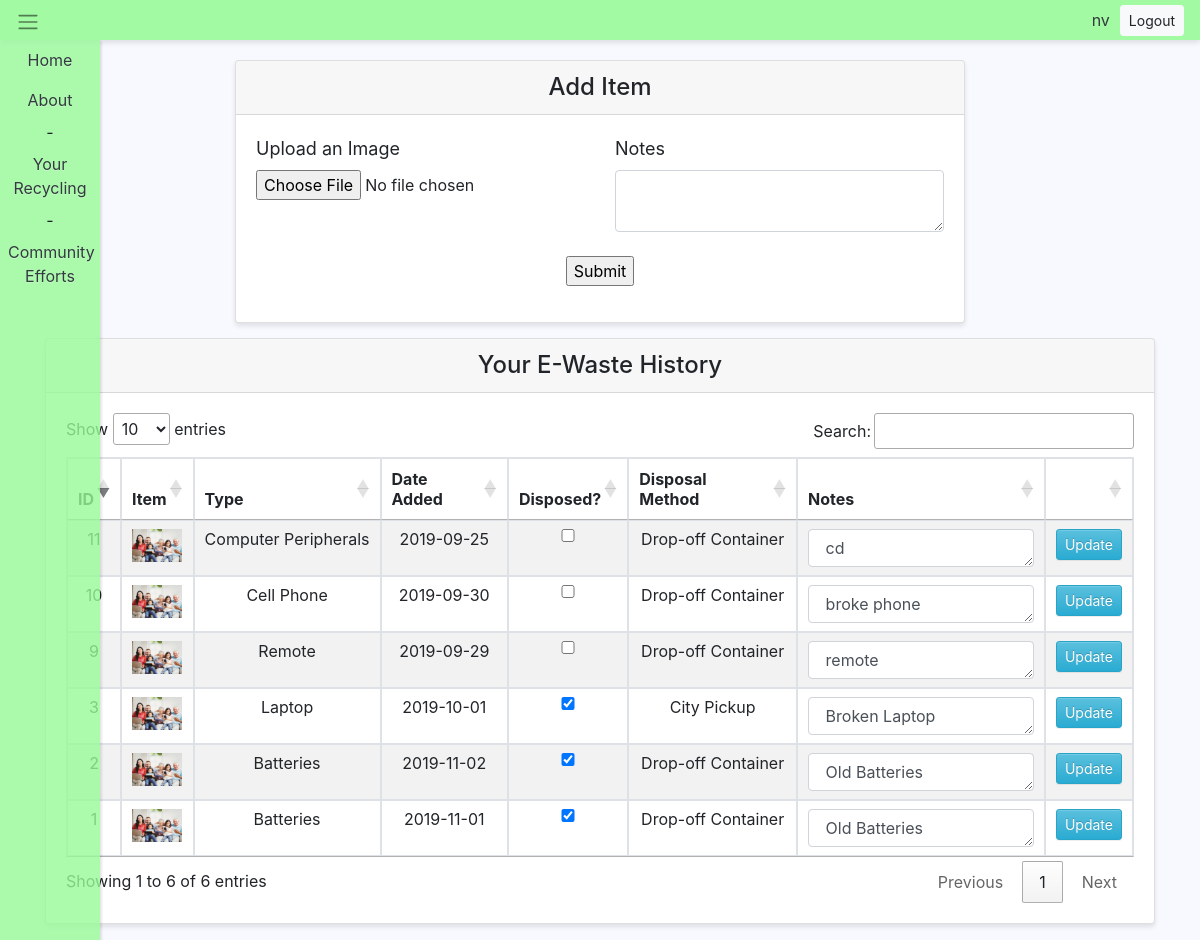
Before: /user_classifier (signed in) with the older database file.
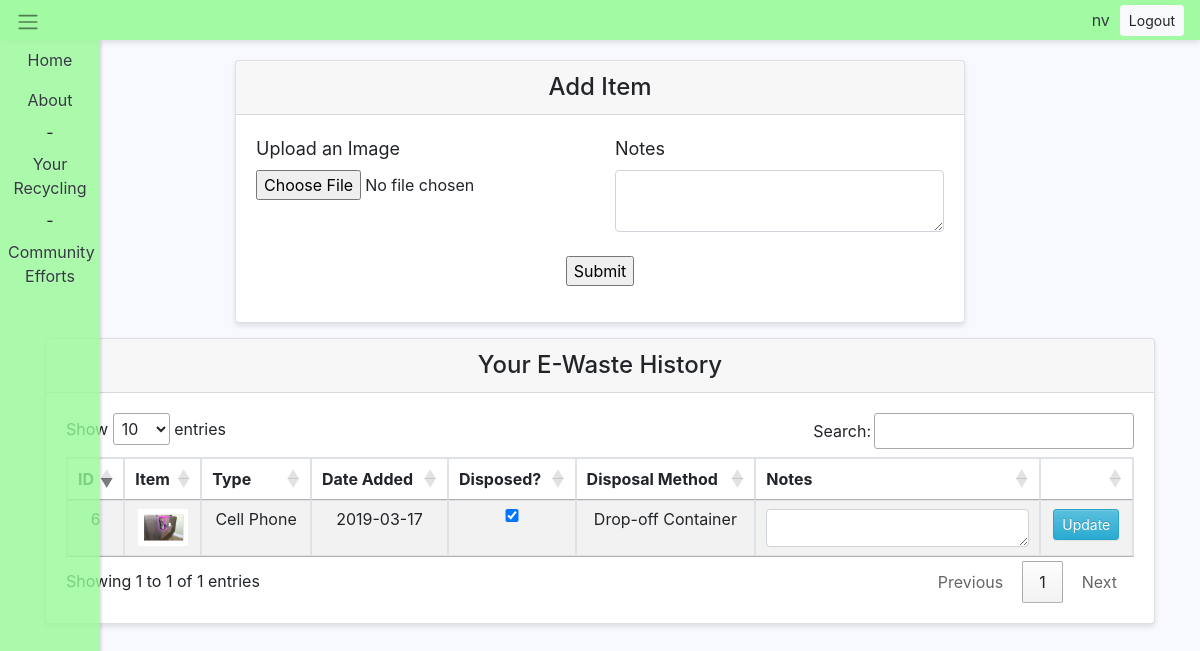
After: the same page with the newer database file.
### tables this page shows
CREATE TABLE Items (
	ID integer PRIMARY KEY AUTOINCREMENT,
	DateAdded date,
	DateDisposed date,
	User integer,
	Type integer,
	Notes string,
    Image string
);

CREATE TABLE ItemTypes (
	ID integer PRIMARY KEY AUTOINCREMENT,
	Category string,
	DisposalType integer
);

CREATE TABLE DisposalTypes (
	ID integer PRIMARY KEY AUTOINCREMENT,
	Type string
);

### controllers/upload.py (the view, shortened to what this page needs)
@upload.route('/user_classifier', methods = ['GET', 'POST'])
def user_classifier():
	if 'userid' not in session:
		return redirect('/login')
	conn = sqlite3.connect("ewaste_data.db")
	cursor = conn.cursor()
	classes = None
	filename = None
	scroll = None
	exec_string = """
	SELECT  i.ID,
			i.Image,
			it.Category,
			DateAdded,
			DateDisposed,
			dt.Type,
			Notes,
			u.FirstName + " " + u.LastName AS User
	FROM Items AS i
	INNER JOIN
		Users AS u ON u.ID = i.User
	INNER JOIN
		ItemTypes AS it ON it.ID = i.Type
	INNER JOIN
		DisposalTypes AS dt ON dt.ID = it.DisposalType
	WHERE i.User = ?
	"""
	items = cursor.execute(exec_string, [ session['userid'] ]).fetchall()
	return render_template('upload.html',
							items=items,
							classes=classes,
							scroll=scroll,
							community=False,
							filename=filename)

### templates/upload.html (shortened to what this page needs)
{% extends "base.html" %}
{% block content %}
<div class="container">
	<div class="row">
		<div class="col-2"></div>
		<div class="col-8">
			<div class="card rounded">
				{% if not community %}
					<h4 class="card-header text-center">Add Item</h4>
					<div class="card-body d-flex justify-content-center">
						<form action = "{{ url_for('upload.user_classifier') }}" method = "POST" enctype = "multipart/form-data">
							<div class="row">
								<div class="col-6">
									<label class="card-label">Upload an Image</label>
									<input type = "file" name = "file" />
								</div>
								<div class="col-6">
									<label class="card-label">Notes</label>
									<textarea class="form-control" id="notes_input" name="notes" maxlength="255"></textarea>
								</div>
							</div>
							<div class="row"><div class="col"><br></div></div>
							<div class="row">
								<div class="col-12 d-flex justify-content-center">
									<input type = "submit"/>
								</div>
							</div>
						</form>
					</div>
				{% else %}
					<h4 class="card-header text-center">Viz Here</h4>
					<div class="card-body d-flex justify-content-center">
					</div>
				{% endif %}
			</div>
		</div>
		<div class="col-2"></div>
	</div>
	<div class="row">
		<div class="col-12">
			<div class="card rounded">
				<h4 class="card-header text-center">{% if community %} Community Efforts {% else %} Your E-Waste History {% endif %}</h4>
				<div class = "card-body">
					<table id="dataTable" class="table table-bordered table-striped w-100 ">
						<thead>
							<tr>
								<th style="max-width: 20px;">ID</th>
								<th style="max-width: 100px;">Item</th>
								<th>Type</th>
								<th>Date Added</th>
								<th>Disposed?</th>
								<th>Disposal Method</th>
								<th>Notes</th>
								<th></th>
							</tr>
						</thead>
						<tbody>
							{% for item in items %}
								<tr>
									<td>{{item[0]}}</td>
									<td><img style="max-width: 50px; max-height: 100%;" onclick='fullImg("{{item[1]}}")' src="{{item[1]}}"></td>
									<td>{{item[2]}}</td>
									<td>{{item[3]}}</td>
									<td>
										<input id="{{item[0]}}_dispo_input" class="form-control text-center" type='checkbox' {% if item[4] %} checked {% endif %}>
									</td>
									<td>{{item[5]}}</td>
									<td>
										<textarea class="form-control" id="{{item[0]}}_notes_input" name="notes" rows="1" maxlength="255">{% if item[6] %} {{item[6]}} {% endif %}</textarea>
									</td>
									<td><input type="button" class="btn btn-info btn-sm" onclick='updateItem("{{item[0]}}")' value="Update"/></td>
								</tr>
							{% endfor %}
						</tbody>
					</table>
				</div>
			</div>
		</div>
	</div>
	<div class="row">
		<div class="col-12">
		</div>
	</div>
</div>
{% endblock %}

### templates/base.html (shortened to what this page needs)
<html lang="en">
	<link rel="stylesheet" type="text/css" href="{{ url_for('static', filename='css/bootstrap.min.css') }}">
	<link rel="stylesheet" type="text/css" href="{{ url_for('static', filename='css/bootstrap-theme.min.css') }}">
	<link rel="stylesheet" type="text/css" href="{{ url_for('static', filename='css/site.css') }}">
	<link rel="stylesheet" type="text/css" href="//cdn.datatables.net/1.10.19/css/jquery.dataTables.min.css">
	<head>
	</head>
	<body>
		<nav class="navbar header-top fixed-top navbar-expand-lg navbar-light" style="background-color: rgba(152, 251, 152,0.9);">
		<span class="navbar-toggler-icon leftmenutrigger"></span>
		 <div class="collapse navbar-collapse" id="navbarText">
			<ul class="navbar-nav animate side-nav">
			  <li class="nav-item">
				<a class="nav-link text-dark text-center" href="/">Home</a>
			  </li>
			  <li class="nav-item">
				<a class="nav-link text-dark text-center" href="{{ url_for('admin.about') }}">About</a>
			  </li>
			  <li class="nav-item text-center">
				<span> - </span>
			  </li>
			  <li class="nav-item">
				<a class="nav-link text-dark text-center" href="{{ url_for('upload.user_classifier') }}">Your Recycling</a>
			  </li>
			  <li class="nav-item text-center">
				<span> - </span>
			  </li>
			  <li class="nav-item">
				<a class="nav-link text-dark text-center" href="{{ url_for('upload.community_classifier') }}">Community Efforts</a>
			  </li>
			</ul>
		</div>
		<a class="text-dark text-right" href="#"><span style="padding-right: 10px;">{{session['name']}}<span></a>
		{% if session['userid'] %}
			<button class="btn btn-sm text-center btn-light" onclick="logout();" id="logout_button">Logout</button>
		{% else %}
			<button class="btn btn-sm text-center btn-light" onclick="location.href = '{{url_for('admin.login')}}';" id="login_link">Login Page</button>
		{% endif %}
		</nav>
		 <div class="center">
			{% block content %}
			{% endblock %}
		</div>
	</body>
</html>

### static/css/site.css (style rules this page uses)
body { padding-top: 60px; height: 100%; background-color: #f8f8ff; background-position: center; background-repeat: no-repeat; background-attachment: fixed; background-size: cover; }
html { height: 100%; overflow-y: scroll!important; }
.navbar-expand-lg .navbar-nav.side-nav { flex-direction: column; }
.card { margin-bottom: 15px; border-radius:0; box-shadow: 0 3px 5px rgba(0,0,0,.1); }
.header-top { box-shadow: 0 3px 5px rgba(0,0,0,.1) }
.leftmenutrigger { display: none }
@media (min-width:992px) { .leftmenutrigger { display: block; display: block; margin: 7px 20px 4px 0; cursor: pointer; } }
.navbar-nav.side-nav.open { left:0; }
.navbar-nav.side-nav { background: rgba(152, 251, 152,0.8); box-shadow: 2px 1px 2px rgba(0,0,0,.1); position:fixed; top:40px; flex-direction: column!important; left:-120px; width:100px; overflow-y:auto; bottom:0; overflow-x:hidden; padding-bottom:40px }
.animate { -webkit-transition:all .3s ease-in-out; -moz-transition:all .3s ease-in-out; -o-transition:all .3s ease-in-out; -ms-transition:all .3s ease-in-out; transition:all .3s ease-in-out }
.navbar { max-height: 40px; }
.card-label { font-size: 18px; }
.table th { text-align: center; }
.table td { text-align: center; display:table-cell; white-space: nowrap; overflow:hidden; text-overflow: ellipsis; }

Changed rows visible on the page:
no longer on this page (row edited): Items: ID "1", Image (picture), Category "Batteries", DateAdded "2019-11-01", DateDisposed "☑", Type "Drop-off Container", notes "Old Batteries"
no longer on this page (row edited): Items: ID "2", Image (picture), Category "Batteries", DateAdded "2019-11-02", DateDisposed "☑", Type "Drop-off Container", notes "Old Batteries"
no longer on this page (row edited): Items: ID "3", Image (picture), Category "Laptop", DateAdded "2019-10-01", DateDisposed "☑", Type "City Pickup", notes "Broken Laptop"
removed Items: ID "9", Image (picture), Category "Remote", DateAdded "2019-09-29", Type "Drop-off Container", notes "remote"
removed Items: ID "10", Image (picture), Category "Cell Phone", DateAdded "2019-09-30", Type "Drop-off Container", notes "broke phone"
removed Items: ID "11", Image (picture), Category "Computer Peripherals", DateAdded "2019-09-25", Type "Drop-off Container", notes "cd"
now on this page (row edited): Items: ID "6", Image (picture), Category "Cell Phone", DateAdded "2019-03-17", DateDisposed "☑", Type "Drop-off Container"
Other visible differences:
text written by a page script: "Show entries Search: Showing 1 to 6 of 6 entries Previous 1 Next" → "Show entries Search: Showing 1 to 1 of 1 entries Previous 1 Next"
